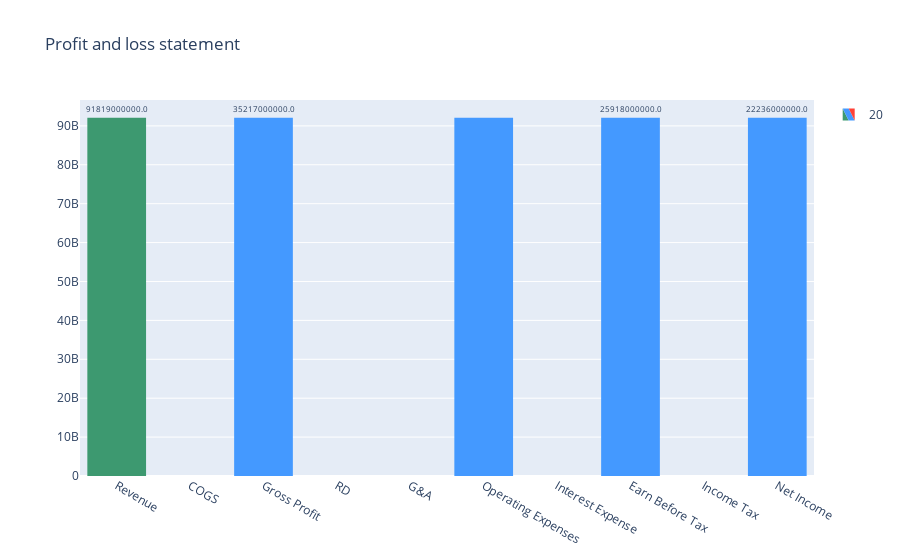

Notebook code cell kept with this figure:
### Code cell
fig = go.Figure(go.Waterfall(
    name = "20",orientation = "v",
    measure = ['relative', 'relative', "total","relative", "relative",
               "total","relative","total","relative","total"],
    x = ["Revenue", "Cost_of_Revenue", "Gross Profit", "RD","G&A", "Operating Expenses",
         "Interest Expense", "Earn Before Tax","Income Tax","Net Income"],
    textposition = "outside",
    text = [Revenue, Cost_of_Revenue, grossProfit, RD, GA, operatingExpenses, 
            Interest, EBT, incTax, NetIncome],
    y = [Revenue, Cost_of_Revenue, grossProfit, RD, GA, operatingExpenses, 
         Interest,EBT,incTax,NetIncome],
    
    
    connector = {"line":{"color":"rgb(63, 63, 63)"}},
))

fig.update_layout(
    title = 'Profit and loss statement',
    showlegend = True
)

fig.show()

### Figure 1 — Plotly figure (JSON) as saved in the notebook; plotly's stock layout.template omitted (floating-point values rounded to 4 significant figures)
{"data": [{"connector": {"line": {"color": "rgb(63, 63, 63)"}}, "measure": ["relative", "relative", "total", "relative", "relative", "total", "relative", "total", "relative", "total"], "name": "20", "orientation": "v", "text": ["91819000000.0", "", "35217000000.0", "", "", "", "", "25918000000.0", "", "22236000000.0"], "textposition": "outside", "type": "waterfall", "x": ["Revenue", "COGS", "Gross Profit", "RD", "G&A", "Operating Expenses", "Interest Expense", "Earn Before Tax", "Income Tax", "Net Income"], "y": ["91819000000.0", "", "35217000000.0", "", "", "", "", "25918000000.0", "", "22236000000.0"]}], "layout": {"showlegend": true, "title": {"text": "Profit and loss statement"}}}
